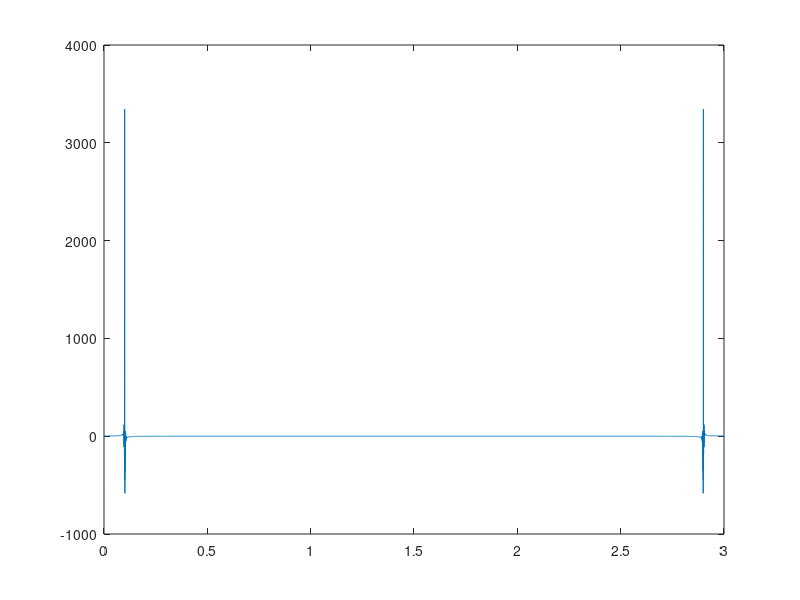

The MATLAB source for this figure:
%% BME 306 Lab 6 - Filters
% Alexander Ross 
% 11/28/19

%% Question 1

fs = 3000;
t = 0:1/fs:3;
s = cos(2*pi*100*t);
plot(t,s)

%% Question 2
[b,a] = butter(3, 120/(fs/2)); 
[H,w] = freqz(b,a,512,fs);
% w = (w)*((fs)/(2*pi));
semilogx(w,20*log10(abs(H)));
semilogx(w,angle(H)*(180/pi));

%% Question 3

[b1,a1] = butter(1, 120/(fs/2)); 
[b2,a2] = butter(3, 120/(fs/2)); 
[b3,a3] = butter(12, 120/(fs/2)); 

[H1,w1] = freqz(b1,a1,512,fs);
[H2,w2] = freqz(b2,a2,512,fs);
[H3,w3] = freqz(b3,a3,512,fs);

% w1 = (w1)*((fs)/(2*pi));
% w2 = (w2)*((fs)/(2*pi));
% w3 = (w3)*((fs)/(2*pi));

semilogx(w1,20*log10(abs(H1)))
hold on
semilogx(w2,20*log10(abs(H2)))
semilogx(w3,20*log10(abs(H3)))
hold off
xlabel('Frequency (Hz)');
ylabel('Magnitude (dB)');
legend('1st order','3rd order','12th order');


semilogx(w1,angle(H1)*(180/pi))
hold on
semilogx(w2,angle(H2)*(180/pi))
semilogx(w3,angle(H3)*(180/pi))
hold off
xlabel('Phase (degrees)');
ylabel('Magnitude (dB)');
legend('1st order','3rd order','12th order');

% Explanation: Higher order filters make the transition from pass band to 
% stop band occur more quickly than lower order filters.  This can be seen
% on the bode plots, where the magnitude decreases more sharply for the 
% higher order filters.  However, higer order filters are more complex than
% low order filters when it comes to designing them practially, so there is
% a tradeoff between efficiency and utility.

%% Question 4

y1 = filter(b1,a1,s);
y2 = filter(b2,a2,s);
y3 = filter(b3,a3,s);

plot(t,s)
hold on
plot(t,y1)
hold on 
plot(t,y2)
hold on
plot(t,y3)
hold off 
legend('original','1st order filter','3rd order filter','12th order filter')

%% Question 5

signal = s + 3*cos(2*pi*150*t) + 3*randn(size(t)) + 5;

[b,a] = butter(5, [97 104]/(fs/2)); 
[b1,a1] = butter(5, [99 101]/(fs/2)); 
[b2,a2] = butter(5, [93 107]/(fs/2)); 
[b3,a3] = butter(5, [90 110]/(fs/2));

y = filter(b,a,signal);
y1 = filter(b1,a1,signal);
y2 = filter(b2,a2,signal);
y3 = filter(b3,a3,signal);

plot(t,y);
hold on
plot(t,signal)
hold on
plot(t,s)
hold off 

% plot(t,y1);
% hold on
% plot(t,signal)
% hold on
% plot(t,s)
% hold off 
% 
% plot(t,y2);
% hold on
% plot(t,signal)
% hold on
% plot(t,s)
% hold off 
% 
% plot(t,y3);
% hold on
% plot(t,signal)
% hold on
% plot(t,s)
% hold off 

[H,w] = freqz(b,a,512,fs);
w = (w)*((fs)/(2*pi));
semilogx(w,20*log10(abs(H)));
semilogx(w,angle(H)*(180/pi));

inputfft = fft(signal);
outputfft = fft(y);
plot(t,inputfft);
plot(t,outputfft);

% Explanation: The filter does not filter all of the noise in the signal,
% but it does filter most of it.  The filtered signal looks very similar to
% the original signal without the noise.  The settings for the filter
% were chosen because they produced a filtered signal most similar to the
% noise-free signal in a series of tests where the order and bandpass
% frequencies were changed to find the optimal filter settings.


%% Question 6

% See attached TheFilter.m

%% Question 7

% See attached CochlearImplant.m


